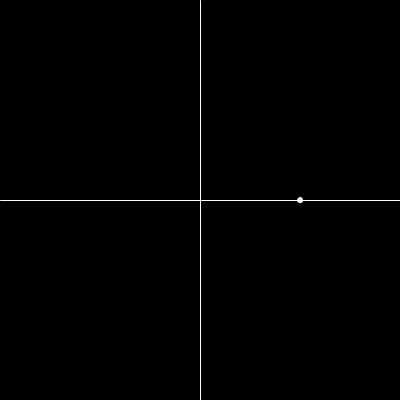
Frame 1 (no input)
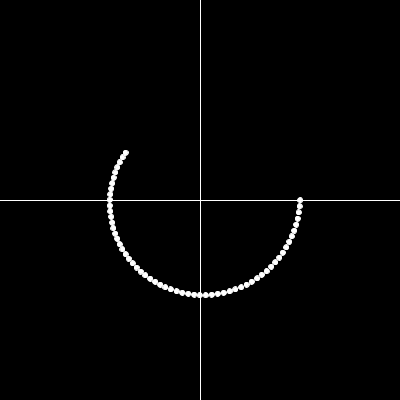
Frame 60 (the mouse pressed at the canvas centre just before this capture)
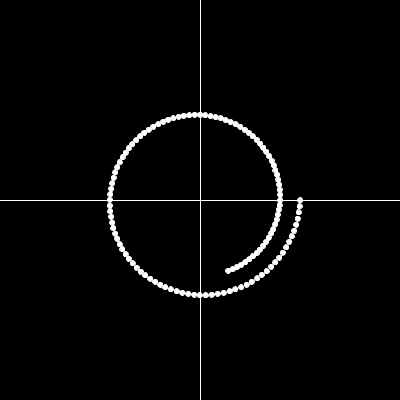
Frame 120 (the mouse held since frame 60 and released just before this capture)

The Processing sketch that drew these frames (run headless with seeded random() and noise(); from frame 60 on, the mouse is pressed at the canvas centre):

// Processing sketch: processing_186697
// ── processing_186697.pde

float r=100;
float theta = 0;
float x, y;
float vel;
float T=100;
void setup() {
  size(400,400);
  background(0);
  vel=2*PI*1/T;
 
}

void draw() {
    
    
  //coordenadas polares
  x = r * cos(theta);
  y = r * sin(theta);
  
  //dibujar elipse y eje de coordenadas
  stroke(255);
  line(width/2,0,width/2,height);
  line(0,height/2,width,height/2);
  fill(255);
  translate(width/2,height/2);
  ellipse(x, y, 5, 5);
  //mover
  theta += vel;
  //parar elipse cuando llegue a 0
  if(r>0)
  {r-=0.2;}
  else{
  vel=0;}
  
  
}
